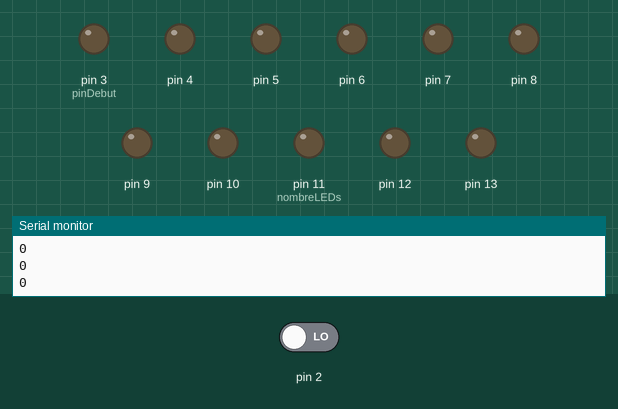
Simulated run of this sketch. Board: Arduino Uno, built with avr-gcc and run on an emulated ATmega328P. On the bench: output pins drawn as LEDs (lit = HIGH), the last lines printed to the serial monitor. Dashed ring = blinking. The test bench sets the inputs (shaded band); at power-on: pin 2 LOW.

Above: at 1.4 s.
1.5 s: pin 2 driven HIGH
At 2.0 s:
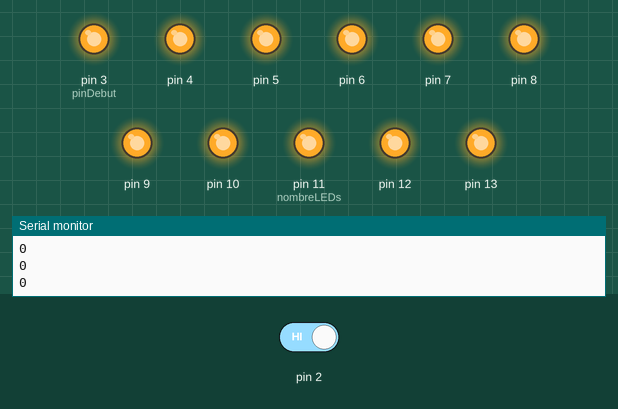
At 3.7 s:
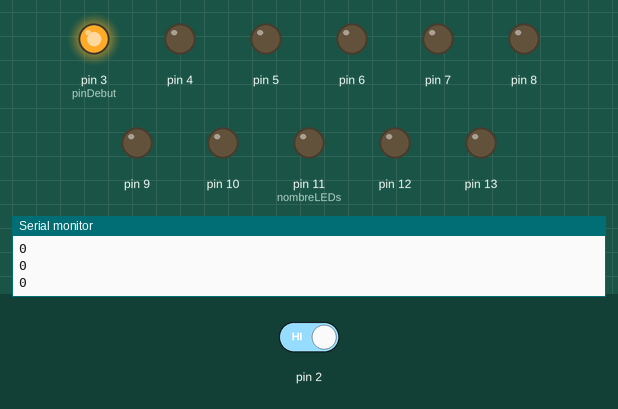
4.5 s: pin 2 driven LOW
At 7.1 s:
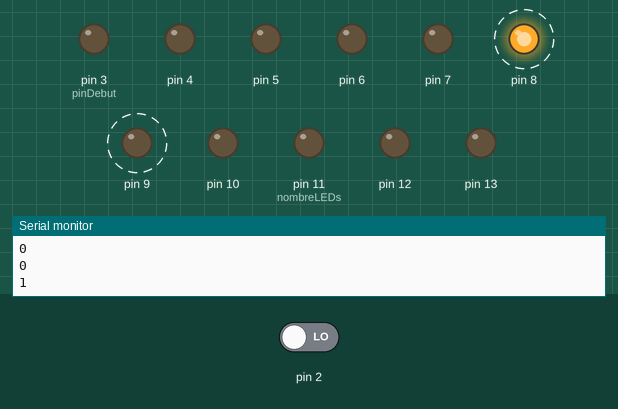
7.5 s: pin 2 driven HIGH
Timing chart, 0 to 25.9 s (numbered marks = the images above; inputs shaded):
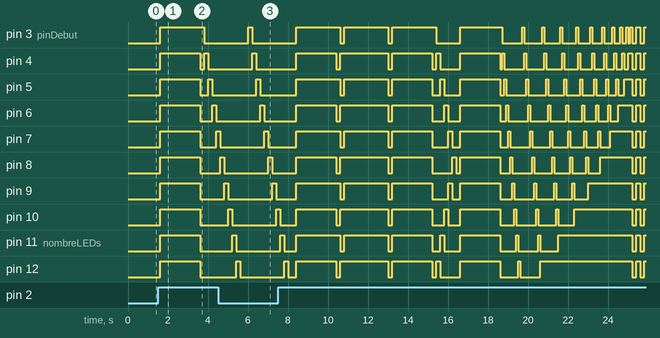

The sketch:

Guirlande.ino
```cpp
int Choix(0);
const int nombreLEDs = 11; // Nombre total de LEDs
const int pinDebut = 3;    // Pin de départ pour la première LED
int Delai(200);

void setup() {
  Serial.begin(9600);

  pinMode(2, INPUT);
  pinMode(3, OUTPUT);
  pinMode(4, OUTPUT);
  pinMode(5, OUTPUT);
  pinMode(6, OUTPUT);
  pinMode(7, OUTPUT);
  pinMode(8, OUTPUT);
  pinMode(9, OUTPUT);
  pinMode(10, OUTPUT);
  pinMode(11, OUTPUT);
  pinMode(12, OUTPUT);
  pinMode(13, OUTPUT);
}

void loop() {
  delay(Delai);

  Serial.print(Choix);
  Serial.print("\n");

  if (Choix == 0) {
  }

  if (digitalRead(2) == HIGH) {
    Choix ++;
    for (int i = 0; i < nombreLEDs; i++) {
      digitalWrite(pinDebut + i, HIGH); // Allume la LED actuelle
    }
    delay(2000);
    for (int i = 0; i < nombreLEDs; i++) {
      digitalWrite(pinDebut + i, LOW); // Éteint la LED actuelle
    }
  }

  if (Choix == 6) {
    Choix = 0;
  }

  if (Choix == 1) {
    for (int i = 0; i < nombreLEDs; i++) {
      digitalWrite(pinDebut + i, HIGH); // Allume la LED actuelle
      delay(Delai);
      digitalWrite(pinDebut + i, LOW); // Éteint la LED actuelle
    }
 }

  if (Choix == 2) {
    for (int i = 0; i < nombreLEDs; i++) {
      if (i%2 == 0){
        digitalWrite(pinDebut + i, HIGH); // Allume la LED actuelle
      }
      else {
        digitalWrite(pinDebut + i, LOW); // Allume la LED actuelle
      }
    }
    delay(Delai);
    for (int i = 0; i < nombreLEDs; i++) {
      if (i%2 == 0){
        digitalWrite(pinDebut + i, LOW); // Allume la LED actuelle
      }
      else {
        digitalWrite(pinDebut + i, HIGH); // Allume la LED actuelle
      }
    }
  }

  if (Choix == 3) {
    for (int i = 0; i < nombreLEDs; i++) {
      digitalWrite(pinDebut + i, HIGH); // Allume la LED actuelle
    }
    delay(Delai);
    for (int i = 0; i < nombreLEDs; i++) {
      digitalWrite(pinDebut + i, LOW); // Éteint la LED actuelle
    }
  }

  if (Choix == 4) {
    for (int i = 0; i < 6; i++) {
      digitalWrite(pinDebut + i, HIGH);
      digitalWrite(nombreLEDs + 2 - i, HIGH);
      delay(Delai);
      digitalWrite(pinDebut + i, LOW);
      digitalWrite(nombreLEDs + 2 - i, LOW);
    }
  }

  if (Choix == 5) {
    for (int a = 11; a > 0; a--) {
        for (int i = 0; i < a; i++) {
          digitalWrite(pinDebut + i, HIGH);
          delay(Delai/2);
          digitalWrite(pinDebut + i, LOW);
        }
      digitalWrite(a+2, HIGH);
    }
    for (int x = 3; x > 0; x--){
      for (int i = 0; i < nombreLEDs; i++) {
        digitalWrite(pinDebut + i, LOW); // Éteint la LED actuelle
      }
      delay(Delai);
      for (int i = 0; i < nombreLEDs; i++) {
        digitalWrite(pinDebut + i, HIGH); // Allume la LED actuelle
      }
      delay(Delai);
    }
  }
}
```

Measured:
- after the input at 1.5 s, pin 3 (pinDebut): LOW → HIGH after 0.10 s, → LOW 2.2 s later; pin 4: LOW → HIGH after 0.10 s, → LOW 2.0 s later, → HIGH 0.20 s later, → LOW 0.20 s later
- after the input at 4.5 s, pin 4: LOW → HIGH after 1.7 s instead of 1.5 s; pin 5: LOW → HIGH after 1.9 s instead of 1.5 s; pin 6: LOW → HIGH after 2.1 s instead of 1.5 s; pin 11 (nombreLEDs): goes on until 5.4 s, then stays LOW; pin 12: goes on until 5.6 s, then stays LOW
